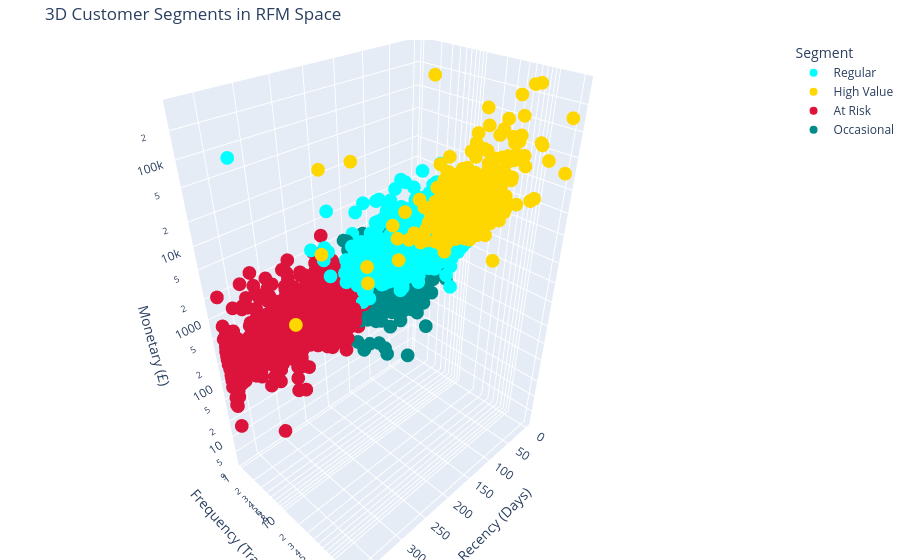

This figure's notebook cell:
### Markdown cell above
### Interactive 3D RFM Scatter Plot

### Code cell
# Create Plotly 3D Plot
fig = px.scatter_3d(
    rfm_df, 
    x='Recency', 
    y='Frequency', 
    z='Monetary', 
    color='Segment',
    color_discrete_map={'High Value': 'gold', 'Regular': 'cyan', 'Occasional': 'darkcyan', 'At Risk': 'crimson'},
    log_y=True,
    log_z=True,
    title='3D Customer Segments in RFM Space',
    labels={'Recency': 'Recency (Days)', 'Frequency': 'Frequency (Transactions)', 'Monetary': 'Monetary (£)'}
)
fig.update_layout(margin=dict(l=0, r=0, b=0, t=40))
fig.show()

### Figure 1 — Plotly figure (JSON) as saved in the notebook; plotly's stock layout.template omitted (floating-point values rounded to 4 significant figures; data arrays with more than 128 entries replaced by an {"elided": "..."} marker saying what was removed)
{"data": [{"hovertemplate": "Segment=Regular<br>Recency (Days)=%{x}<br>Frequency (Transactions)=%{y}<br>Monetary (£)=%{z}<extra></extra>", "legendgroup": "Regular", "marker": {"color": "cyan", "symbol": "circle"}, "mode": "markers", "name": "Regular", "scene": "scene", "showlegend": true, "type": "scatter3d", "x": {"elided": "1452 int values"}, "y": {"elided": "1452 int values"}, "z": {"elided": "1452 float values"}}, {"hovertemplate": "Segment=High Value<br>Recency (Days)=%{x}<br>Frequency (Transactions)=%{y}<br>Monetary (£)=%{z}<extra></extra>", "legendgroup": "High Value", "marker": {"color": "gold", "symbol": "circle"}, "mode": "markers", "name": "High Value", "scene": "scene", "showlegend": true, "type": "scatter3d", "x": {"elided": "571 int values"}, "y": {"elided": "571 int values"}, "z": {"elided": "571 float values"}}, {"hovertemplate": "Segment=At Risk<br>Recency (Days)=%{x}<br>Frequency (Transactions)=%{y}<br>Monetary (£)=%{z}<extra></extra>", "legendgroup": "At Risk", "marker": {"color": "crimson", "symbol": "circle"}, "mode": "markers", "name": "At Risk", "scene": "scene", "showlegend": true, "type": "scatter3d", "x": {"elided": "938 int values"}, "y": {"elided": "938 int values"}, "z": {"elided": "938 float values"}}, {"hovertemplate": "Segment=Occasional<br>Recency (Days)=%{x}<br>Frequency (Transactions)=%{y}<br>Monetary (£)=%{z}<extra></extra>", "legendgroup": "Occasional", "marker": {"color": "darkcyan", "symbol": "circle"}, "mode": "markers", "name": "Occasional", "scene": "scene", "showlegend": true, "type": "scatter3d", "x": {"elided": "1377 int values"}, "y": {"elided": "1377 int values"}, "z": {"elided": "1377 float values"}}], "layout": {"legend": {"title": {"text": "Segment"}, "tracegroupgap": 0}, "margin": {"b": 0, "l": 0, "r": 0, "t": 40}, "scene": {"domain": {"x": [0.0, 1.0], "y": [0.0, 1.0]}, "xaxis": {"title": {"text": "Recency (Days)"}}, "yaxis": {"title": {"text": "Frequency (Transactions)"}, "type": "log"}, "zaxis": {"title": {"text": "Monetary (£)"}, "type": "log"}}, "title": {"text": "3D Customer Segments in RFM Space"}}}
